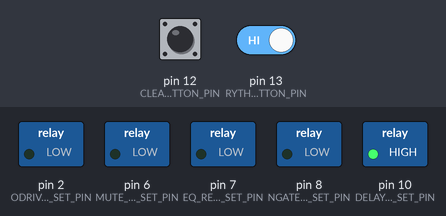
A program run on a simulated Arduino Pro Mini, built with avr-gcc and run on an emulated ATmega328P. Shown: switched loads named in the program (green lamp = pin HIGH). Dashed ring = blinking. The test bench sets the inputs (shaded band); at power-on: pin 12 (CLEAN_DIRTY_BUTTON_PIN) HIGH, pin 13 (RYTHM_LEAD_BUTTON_PIN) HIGH.

Above: at 1.4 s.
1.5 s: pin 12 (CLEAN_DIRTY_BUTTON_PIN) pulled LOW for 0.15 s
At 1.69 s:
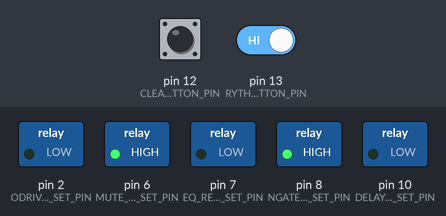
4.5 s: pin 12 (CLEAN_DIRTY_BUTTON_PIN) pulled LOW for 3.2 s
At 5.7 s:
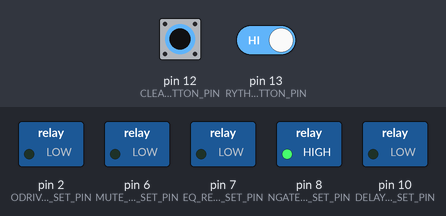
9.3 s: pin 12 (CLEAN_DIRTY_BUTTON_PIN) driven LOW and pin 13 (RYTHM_LEAD_BUTTON_PIN) driven LOW
At 10.4 s:
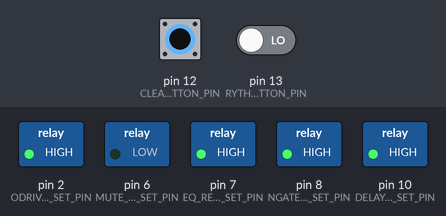
10.9 s: pin 12 (CLEAN_DIRTY_BUTTON_PIN) driven HIGH
At 11.7 s:
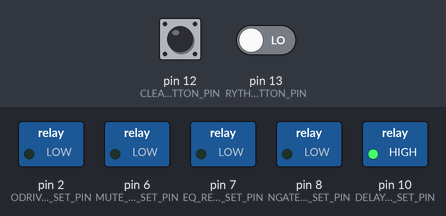
Timing chart, 0 to 13.5 s (numbered marks = the images above; inputs shaded):
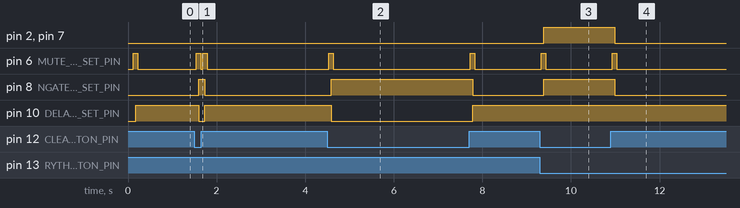

The program:

main.cpp
```cpp
#include <Arduino.h>


/**
 *                               ###########
 *   Amp Channel Footswitch --< |           |  <===> Equilizer
 *   Amp FX Send -------------> |    CRL    |  <===> Delay
 *   amp FX Return -----------< |           |  <===> Noise Gate
 *   Amp Input ---------------< |           |  <---- Over Drive <---- Guitar Output
 *                               ###########
 * ----------------------------------------------------------------------------------
 *
 *   Model K
 *   - Mute relay: DPDT
 *   - Over Drive relay: DPDT
 *   - Foot Switch: Latching
 *
 *   Model A
 *   - Mute relay: DPDT
 *   - Foot Switch: type = Push button, LED indication; High = 7.5 V, Low = 5.5V;
 *        Use voltage divider 3/2 to scale max. voltage to 5V; use Arduino analog inputs
 */

#define MODEL_K

#ifdef MODEL_K
  #define ODRIVE_RELAY_SET_PIN 2

  #define EQ_RELAY_SET_PIN    7
  #define DELAY_RELAY_SET_PIN 10
  #define NGATE_RELAY_SET_PIN 8

  #define MUTE_RELAY_SET_PIN  6

  #define CLEAN_DIRTY_BUTTON_PIN 12
  #define RYTHM_LEAD_BUTTON_PIN  13

#else // Model A
  #define ODRIVE_RELAY_SET_PIN 2

  #define EQ_RELAY_SET_PIN    7
  #define DELAY_RELAY_SET_PIN 10
  #define NGATE_RELAY_SET_PIN 8

  #define MUTE_RELAY_SET_PIN  6

  #define CLEAN_DIRTY_BUTTON_PIN 12
  #define RYTHM_LEAD_BUTTON_PIN  13

  #define FOOT_SWITCH_ANALOG_THRESHOLD 818
#endif


#define BUTTON_UNDEFINED 0
#define BUTTON_NO_CHANGE 0
#define BUTTON_PRESSED   1
#define BUTTON_RELEASED  2


#define CLEAN_DIRTY_CHANNEL_MASK 0b01
#define LEAD_RYTHM_CHANNEL_MASK 0b10

#define DIRTY_CHANNEL_ON_FLAG 0b01
#define LEAD_CHANNEL_ON_FLAG 0b10


static int pedalState = 0;
static uint8_t histA = 0;
static uint8_t histB = 0;


/**
 *
 */
int readFootSwitch(uint8_t pin) {
#ifdef MODEL_K
  return digitalRead(pin);
#else
  return analogRead(pin) > FOOT_SWITCH_ANALOG_THRESHOLD ? 1 : 0;
#endif
}


/**
 *
 */
int pollButton(uint8_t* pHist, uint8_t pin) {
  *pHist = (*pHist << 1) | !readFootSwitch(pin);

  if ((*pHist & 0b11000111) == 0b00000111) {
    *pHist = 0xFF;
    return BUTTON_PRESSED;
  }

  if ((*pHist & 0b11000111) == 0b11000000) {
    *pHist = 0x00;
    return BUTTON_RELEASED;
  }

  return BUTTON_NO_CHANGE;
}


/**
 *
 */
bool isButtonDown(uint8_t* pHist) {
  return (*pHist == 0b11111111);
}


/**
 *
 */
void initSwitches() {
  for (int i=0; i < 8; i++) {
    pollButton(&histA, CLEAN_DIRTY_BUTTON_PIN);
    pollButton(&histB, RYTHM_LEAD_BUTTON_PIN);
    delay(15);
  }
}


/**
 *
 */
void applyState() {
  digitalWrite(MUTE_RELAY_SET_PIN, 1);
  delay(50);

  if ((pedalState & CLEAN_DIRTY_CHANNEL_MASK) == DIRTY_CHANNEL_ON_FLAG) {
    if ((pedalState & LEAD_RYTHM_CHANNEL_MASK) == LEAD_CHANNEL_ON_FLAG) {
      // Lead settings
      digitalWrite(EQ_RELAY_SET_PIN, 1);
      digitalWrite(DELAY_RELAY_SET_PIN, 1);
      digitalWrite(NGATE_RELAY_SET_PIN, 1);
      digitalWrite(ODRIVE_RELAY_SET_PIN, 1);
    } else {
      // Rythm settings
      digitalWrite(EQ_RELAY_SET_PIN, 0);
      digitalWrite(DELAY_RELAY_SET_PIN, 0);
      digitalWrite(NGATE_RELAY_SET_PIN, 1);
#ifdef MODEL_K
      digitalWrite(ODRIVE_RELAY_SET_PIN, 0);
#else
      digitalWrite(ODRIVE_RELAY_SET_PIN, 1);
#endif
    }
  } else {
    // clean settings
    digitalWrite(EQ_RELAY_SET_PIN, 0);
    digitalWrite(DELAY_RELAY_SET_PIN, 1);
    digitalWrite(NGATE_RELAY_SET_PIN, 0);
    digitalWrite(ODRIVE_RELAY_SET_PIN, 0);
  }

  delay(50);
  digitalWrite(MUTE_RELAY_SET_PIN, 0);
}


/**
 *
 */
void setup() {
  // put your setup code here, to run once:
  pinMode(ODRIVE_RELAY_SET_PIN, OUTPUT);

  pinMode(EQ_RELAY_SET_PIN, OUTPUT);
  pinMode(DELAY_RELAY_SET_PIN, OUTPUT);
  pinMode(NGATE_RELAY_SET_PIN, OUTPUT);
  pinMode(MUTE_RELAY_SET_PIN, OUTPUT);

#ifdef MODEL_K
  pinMode(CLEAN_DIRTY_BUTTON_PIN, INPUT_PULLUP);
  pinMode(RYTHM_LEAD_BUTTON_PIN, INPUT_PULLUP);
#endif

  initSwitches();

  if (isButtonDown(&histA)) {
    pedalState |= DIRTY_CHANNEL_ON_FLAG;
  }

  if (isButtonDown(&histB)) {
    pedalState |= LEAD_CHANNEL_ON_FLAG;
  }

  applyState();
}


/**
 *
 */
void loop() {
  int eventA = pollButton(&histA, CLEAN_DIRTY_BUTTON_PIN);
  int eventB = pollButton(&histB, RYTHM_LEAD_BUTTON_PIN);
  int oldState = pedalState;

  if (BUTTON_PRESSED == eventA) {
    pedalState &= ~CLEAN_DIRTY_CHANNEL_MASK;
    pedalState |= DIRTY_CHANNEL_ON_FLAG;
  } else if (BUTTON_RELEASED == eventA) {
    pedalState &= ~CLEAN_DIRTY_CHANNEL_MASK;
  }

  if (BUTTON_PRESSED == eventB) {
    pedalState &= ~LEAD_RYTHM_CHANNEL_MASK;
    pedalState |= LEAD_CHANNEL_ON_FLAG;
  } else if (BUTTON_RELEASED == eventB) {
    pedalState &= ~LEAD_RYTHM_CHANNEL_MASK;
  }

  if (oldState != pedalState) {
    if (oldState & CLEAN_DIRTY_CHANNEL_MASK != pedalState & CLEAN_DIRTY_CHANNEL_MASK) {
      applyState();
    } else if (pedalState & CLEAN_DIRTY_CHANNEL_MASK == DIRTY_CHANNEL_ON_FLAG) {
      applyState();
    }
  }

  delay(15);
}
```

Measured:
- after the input at 1.5 s, pin 6 (MUTE_RELAY_SET_PIN): alternates HIGH for 0.10 s and LOW for 0.05 s, 4 changes in all, then stays LOW, starting at once; pin 8 (NGATE_RELAY_SET_PIN): LOW → HIGH after 0.09 s, → LOW 0.15 s later; pin 10 (DELAY_RELAY_SET_PIN): HIGH → LOW after 0.09 s, → HIGH 0.15 s later
- after the input at 4.5 s, pin 6 (MUTE_RELAY_SET_PIN): alternates HIGH for 0.10 s and LOW for 3.1 s, starting at once; pin 8 (NGATE_RELAY_SET_PIN): LOW → HIGH after 0.09 s, → LOW 3.2 s later; pin 10 (DELAY_RELAY_SET_PIN): HIGH → LOW after 0.09 s, → HIGH 3.2 s later
- after the input at 9.3 s, pin 2 (ODRIVE_RELAY_SET_PIN), pin 7 (EQ_RELAY_SET_PIN), pin 8 (NGATE_RELAY_SET_PIN): LOW → HIGH after 0.08 s; pin 6 (MUTE_RELAY_SET_PIN): LOW → HIGH at once, → LOW 0.10 s later
- after the input at 10.9 s, pin 2 (ODRIVE_RELAY_SET_PIN), pin 7 (EQ_RELAY_SET_PIN), pin 8 (NGATE_RELAY_SET_PIN): HIGH → LOW after 0.09 s; pin 6 (MUTE_RELAY_SET_PIN): LOW → HIGH at once, → LOW 0.10 s later
